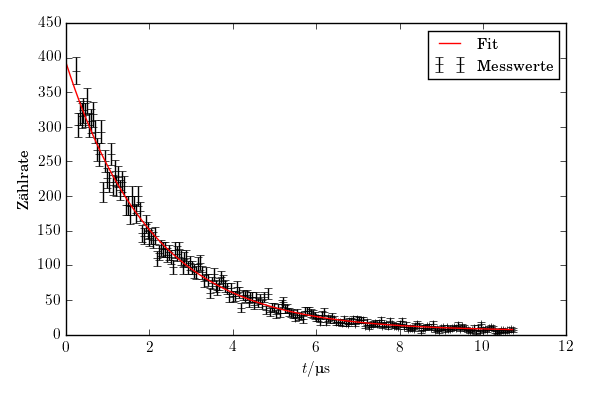

Here is the Python script that generated this plot:
import matplotlib.pyplot as plt
import numpy as np
from scipy.optimize import curve_fit
from uncertainties import ufloat, correlated_values


def decay_with_background(t, N0, lamb, back):
    return N0 * np.exp(-lamb*t) + back

N = np.genfromtxt("./muon_data.txt")
N = np.delete(N, [0,1,2,3, -1, -2, -3, -4, -5, -6])
t = (np.arange(len(N)) + 5)/21.48
N_err = np.sqrt(N)

t_plot = np.linspace(0, max(t), 1000)

params, cov = curve_fit(decay_with_background, t, N, p0=[400, 1, 5])

N0, Lamb, U = correlated_values(params, cov)

print("N0=", N0)
print("λ=", Lamb)
print("U=", U)

print("τ=", 1/Lamb)


fig = plt.figure(figsize=(15/2.54, 10/2.54))
ax = fig.add_subplot(1,1,1)

ax.errorbar(t, N, yerr=N_err, fmt='k+', label="Messwerte")
ax.plot(t_plot, decay_with_background(t_plot, *params), 'r-', label="Fit")

ax.legend(loc="best")
ax.set_xlabel(r"$t/\si{\micro\second}$")
ax.set_ylabel(r"Zählrate")
fig.tight_layout()
fig.savefig("muon_plot.png", dpi=100)
